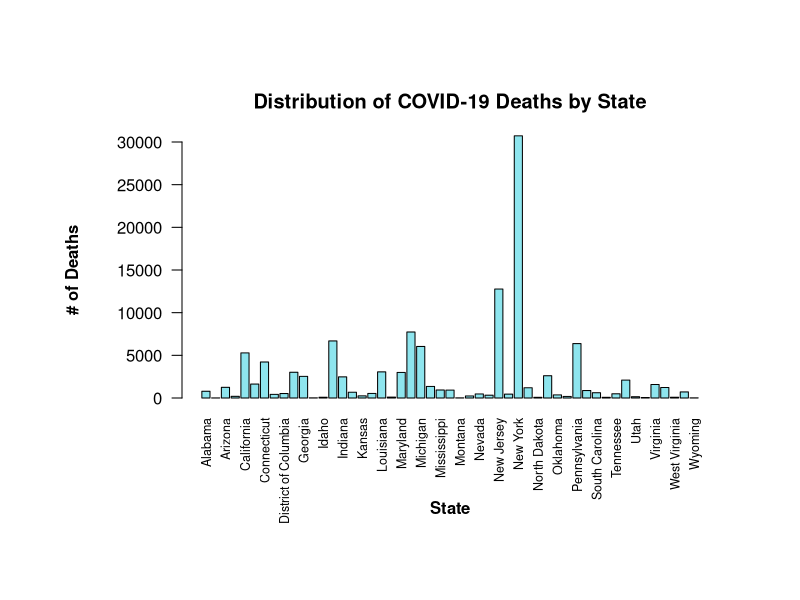
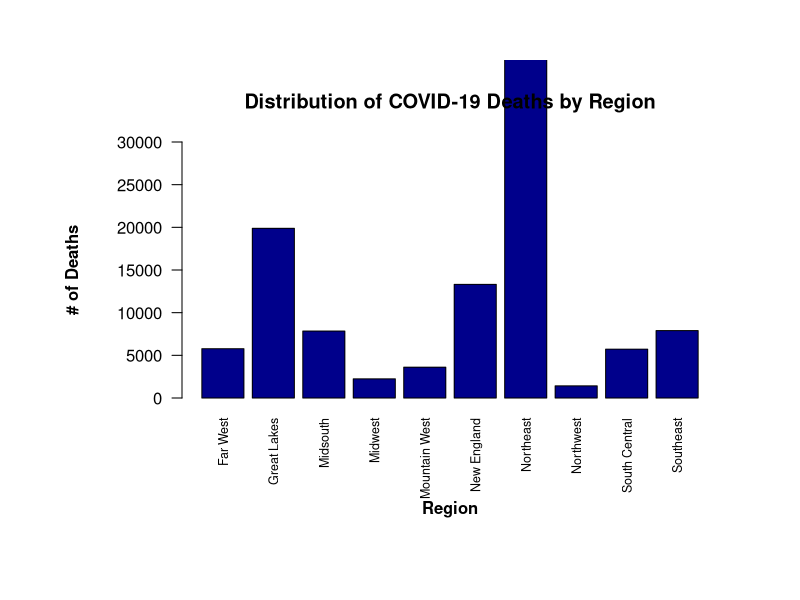

Here is the R script that generated these plots, in order:
install.packages("dplyr") 
library(dplyr)
dat <- read.csv("us-states.csv")

## ALABAMA TOTAL DEATHS
AL <- filter(dat, state == "Alabama") %>% select(deaths)
ALtotal <- sum(AL)

## ALASKA TOTAL DEATHS 
AK <- filter(dat, state == "Alaska") %>% select(deaths)
AKtotal <- sum(AK)

## ARIZONA TOTAL DEATHS
AZ <- filter(dat, state == "Arizona") %>% select(deaths)
AZtotal <- sum(AZ)

## ARKANSAS TOTAL DEATHS
AR <- filter(dat, state == "Arkansas") %>% select(deaths)
ARtotal <- sum(AR)

## CALIFORNIA TOTAL DEATHS
CA <- filter(dat, state == "California") %>% select(deaths)
CAtotal <- sum(CA)

## COLORADO TOTAL DEATHS
CO <- filter(dat, state == "Colorado") %>% select(deaths)
COtotal <- sum(CO)

## CONNECTICUT TOTAL DEATHS
CT <- filter(dat, state == "Connecticut") %>% select(deaths)
CTtotal <- sum(CT)

## DELAWARE TOTAL DEATHS
DE <- filter(dat, state == "Delaware") %>% select(deaths)
DEtotal <- sum(DE)

## DISTRICT OF COLUMBIA TOTAL DEATHS
DC <- filter(dat, state == "District of Columbia") %>% select(deaths)
DCtotal <- sum(DC)

## FLORIDA TOTAL DEATHS
FL <- filter(dat, state == "Florida") %>% select(deaths)
FLtotal <- sum(FL)

## GEORGIA TOTAL DEATHS
GA <- filter(dat, state == "Georgia") %>% select(deaths)
GAtotal <- sum(GA)

## HAWAII TOTAL DEATHS
HI <- filter(dat, state == "Hawaii") %>% select(deaths)
HItotal <- sum(HI)

## IDAHO TOTAL DEATHS
ID <- filter(dat, state == "Idaho") %>% select(deaths)
IDtotal <- sum(ID)

## ILLINOIS TOTAL DEATHS
IL <- filter(dat, state == "Illinois") %>% select(deaths)
ILtotal <- sum(IL)

## INDIANA TOTAL DEATHS
IN <- filter(dat, state == "Indiana") %>% select(deaths)
INtotal <- sum(IN)

## IOWA TOTAL DEATHS
IA <- filter(dat, state == "Iowa") %>% select(deaths)
IAtotal <- sum(IA)

## KANSAS TOTAL DEATHS
KS <- filter(dat, state == "Kansas") %>% select(deaths)
KStotal <- sum(KS)

## KENTUCKY TOTAL DEATHS
KY <- filter(dat, state == "Kentucky") %>% select(deaths)
KYtotal <- sum(KY)

## LOUISINANA TOTAL DEATHS
LA <- filter(dat, state == "Louisiana") %>% select(deaths)
LAtotal <- sum(LA)

## MAINE TOTAL DEATHS
ME <- filter(dat, state == "Maine") %>% select(deaths)
MEtotal <- sum(ME)

## MARYLAND TOTAL DEATHS
MD <- filter(dat, state == "Maryland") %>% select(deaths)
MDtotal <- sum(MD)

## MASSACHUSETTS TOTAL DEATHS
MA <- filter(dat, state == "Massachusetts") %>% select(deaths)
MAtotal <- sum(MA)

## MICHIGAN TOTAL DEATHS
MI <- filter(dat, state == "Michigan") %>% select(deaths)
MItotal <- sum(MI)

## MINNESOTA TOTAL DEATHS
MN <- filter(dat, state == "Minnesota") %>% select(deaths)
MNtotal <- sum(MN)

## MISSISSIPPI TOTAL DEATHS
MS <- filter(dat, state == "Mississippi") %>% select(deaths)
MStotal <- sum(MS)

## MISSOURI TOTAL DEATHS
MO <- filter(dat, state == "Missouri") %>% select(deaths)
MOtotal <- sum(MO)

## MONTANA TOTAL DEATHS
MT <- filter(dat, state == "Montana") %>% select(deaths)
MTtotal <- sum(MT)

## NEBRASKA TOTAL DEATHS
NE <- filter(dat, state == "Nebraska") %>% select(deaths)
NEtotal <- sum(NE)

## NEVADA TOTAL DEATHS
NV <- filter(dat, state == "Nevada") %>% select(deaths)
NVtotal <- sum(NV)

## NEW HAMPSHIRE TOTAL DEATHS
NH <- filter(dat, state == "New Hampshire") %>% select(deaths)
NHtotal <- sum(NH)

## NEW JERSEY TOTAL DEATHS
NJ <- filter(dat, state == "New Jersey") %>% select(deaths)
NJtotal <- sum(NJ)

## NEW MEXICO TOTAL DEATHS
NM <- filter(dat, state == "New Mexico") %>% select(deaths)
NMtotal <- sum(NM)

## NEW YORK TOTAL DEATHS
NY <- filter(dat, state == "New York") %>% select(deaths)
NYtotal <- sum(NY)

## NORTH CAROLINA TOTAL DEATHS
NC <- filter(dat, state == "North Carolina") %>% select(deaths)
NCtotal <- sum(NC)

## NORTH DAKOTA TOTAL DEATHS
ND <- filter(dat, state == "North Dakota") %>% select(deaths)
NDtotal <- sum(ND)

## OHIO TOTAL DEATHS
OH <- filter(dat, state == "Ohio") %>% select(deaths)
OHtotal <- sum(OH)

## OKLAHOMA TOTAL DEATHS
OK <- filter(dat, state == "Oklahoma") %>% select(deaths)
OKtotal <- sum(OK)

## OREGON TOTAL DEATHS
OR <- filter(dat, state == "Oregon") %>% select(deaths)
ORtotal <- sum(OR)

## PENNSYLVANIA TOTAL DEATHS
PA <- filter(dat, state == "Pennsylvania") %>% select(deaths)
PAtotal <- sum(PA)

## RHODE ISLAND TOTAL DEATHS
RI <- filter(dat, state == "Rhode Island") %>% select(deaths)
RItotal <- sum(RI)

## SOUTH CAROLINA TOTAL DEATHS
SC <- filter(dat, state == "South Carolina") %>% select(deaths)
SCtotal <- sum(SC)

## SOUTH DAKOTA TOTAL DEATHS
SD <- filter(dat, state == "South Dakota") %>% select(deaths)
SDtotal <- sum(SD)

## TENNESSEE TOTAL DEATHS
TN <- filter(dat, state == "Tennessee") %>% select(deaths)
TNtotal <- sum(TN)

## TEXAS TOTAL DEATHS
TX <- filter(dat, state == "Texas") %>% select(deaths)
TXtotal <- sum(TX)

## UTAH TOTAL DEATHS
UT <- filter(dat, state == "Utah") %>% select(deaths)
UTtotal <- sum(UT)

## VERMONT TOTAL DEATHS
VT <- filter(dat, state == "Vermont") %>% select(deaths)
VTtotal <- sum(VT)

## VIRGINIA TOTAL DEATHS
VA <- filter(dat, state == "Virginia") %>% select(deaths)
VAtotal <- sum(VA)

## WASHINGTON TOTAL DEATHS
WA <- filter(dat, state == "Washington") %>% select(deaths)
WAtotal <- sum(WA)

## WEST VIRGINIA TOTAL DEATHS
WV <- filter(dat, state == "West Virginia") %>% select(deaths)
WVtotal <- sum(WV)

## WISCONSIN TOTAL DEATHS
WI <- filter(dat, state == "Wisconsin") %>% select(deaths)
WItotal <- sum(WI)

## WYOMING TOTAL DEATHS
WY <- filter(dat, state == "Wyoming") %>% select(deaths)
WYtotal <- sum(WY)

#------------------------------------------------------------------------------
#Individual States

StateNames <- c("Alabama", "Alaska", "Arizona", "Arkansas",
                "California", "Colorado", "Connecticut",
                "Delaware", "District of Columbia",
                "Florida", "Georgia", "Hawaii", "Idaho",
                "Illinois", "Indiana", "Iowa", "Kansas",
                "Kentucky", "Louisiana", "Maine", "Maryland",
                "Massachusetts", "Michigan", "Minnesota",
                "Mississippi", "Missouri", "Montana", "Nebraska",
                "Nevada", "New Hampshire", "New Jersey",
                "New Mexico", "New York", "North Carolina",
                "North Dakota", "Ohio", "Oklahoma", "Oregon",
                "Pennsylvania", "Rhode Island", "South Carolina",
                "South Dakota", "Tennessee", "Texas", "Utah",
                "Vermont", "Virginia", "Washington",
                "West Virginia", "Wisconsin", "Wyoming")

StateDeaths <- c(ALtotal, AKtotal, AZtotal, ARtotal, CAtotal,
                 COtotal, CTtotal, DEtotal, DCtotal, FLtotal,
                 GAtotal, HItotal, IDtotal, ILtotal, INtotal,
                 IAtotal, KStotal, KYtotal, LAtotal, MEtotal,
                 MDtotal, MAtotal, MItotal, MNtotal, MStotal,
                 MOtotal, MTtotal, NEtotal, NVtotal, NHtotal, 
                 NJtotal, NMtotal, NYtotal, NCtotal, NDtotal, 
                 OHtotal, OKtotal, ORtotal, PAtotal, RItotal,
                 SCtotal, SDtotal, TNtotal, TXtotal, UTtotal,
                 VTtotal, VAtotal, WAtotal, WVtotal, WItotal,
                 WYtotal)

# Creates a Barplot Displaying Deaths by state
par(mar=c(7,6,4,1)+.1) #sets width of margins of graph
par(oma = c(3, 3, 3, 3)) #adds 4 lines to every side of graph
par(mgp = c(5, 1, 0)) #changes spaces between axes and labels
barplot(StateDeaths, main = "Distribution of COVID-19 Deaths by State",
        xlab = "State", ylab = "# of Deaths", 
        names.arg = StateNames, col = "cadetblue2", 
        las=2, cex.names = .75, font.lab = 2, ylim = c(0, 30000))

#------------------------------------------------------------------------------
#By Region

FarWestTotal <- sum(CAtotal, HItotal, NVtotal)

GreatLakesTotal <- sum(ILtotal, INtotal, MItotal, MNtotal,
                       OHtotal, WItotal)

MidsouthTotal <- sum(DEtotal, DCtotal, KYtotal, MDtotal, NCtotal,
                     TNtotal, VAtotal, WVtotal)

MidwestTotoal <- sum(IAtotal, KStotal, MOtotal, NEtotal, NDtotal,
                     SDtotal)

MountainwestTotal <- sum(AZtotal, COtotal, IDtotal, MTtotal, NMtotal,
                         UTtotal, WYtotal)

NewEnglandTotal <- sum(CTtotal, MEtotal, MAtotal, NHtotal, RItotal,
                       VTtotal)

NortheastTotal <- sum(NJtotal, NYtotal, PAtotal)

NorthwestTotal <- sum(AKtotal, ORtotal, WAtotal)

SouthCentralTotal <- sum(ARtotal, LAtotal, OKtotal, TXtotal)

SoutheastTotal <- sum(ALtotal, FLtotal, GAtotal, MStotal, SCtotal)

RegionNames <- c("Far West", "Great Lakes", "Midsouth", "Midwest",
                 "Mountain West", "New England", "Northeast",
                 "Northwest", "South Central", "Southeast")

RegionDeaths <- c(FarWestTotal, GreatLakesTotal, MidsouthTotal,
                  MidwestTotoal, MountainwestTotal, NewEnglandTotal,
                  NortheastTotal, NorthwestTotal, SouthCentralTotal,
                  SoutheastTotal)

# Creates a Barplot Displaying Deaths by Region
par(mar=c(7,6,4,1)+.1) #sets width of margins of graph
par(oma = c(3, 3, 3, 3)) #adds 4 lines to every side of graph
par(mgp = c(5, 1, 0)) #changes spaces between axes and labels
barplot(RegionDeaths, main = "Distribution of COVID-19 Deaths by Region",
        xlab = "Region", ylab = "# of Deaths", 
        names.arg = RegionNames, col = "Darkblue", 
        las=2, cex.names = .75, font.lab = 2, ylim = c(0,30000))
